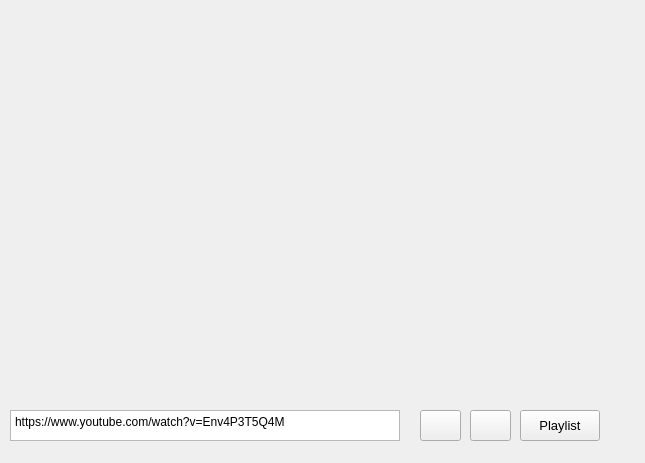
<?xml version="1.0" encoding="UTF-8"?>
<ui version="4.0">
 <class>webview</class>
 <widget class="QWidget" name="webview">
  <property name="geometry">
   <rect>
    <x>0</x>
    <y>0</y>
    <width>645</width>
    <height>463</height>
   </rect>
  </property>
  <property name="windowTitle">
   <string>Form</string>
  </property>
  <widget class="QPlainTextEdit" name="plainTextEdit">
   <property name="geometry">
    <rect>
     <x>10</x>
     <y>410</y>
     <width>390</width>
     <height>31</height>
    </rect>
   </property>
   <property name="plainText">
    <string>https://www.youtube.com/watch?v=Env4P3T5Q4M</string>
   </property>
  </widget>
  <widget class="QPushButton" name="playButton">
   <property name="geometry">
    <rect>
     <x>420</x>
     <y>410</y>
     <width>41</width>
     <height>31</height>
    </rect>
   </property>
   <property name="font">
    <font>
     <pointsize>10</pointsize>
    </font>
   </property>
   <property name="toolTip">
    <string>Play</string>
   </property>
   <property name="text">
    <string/>
   </property>
  </widget>
  <widget class="QPushButton" name="playlistButton">
   <property name="geometry">
    <rect>
     <x>520</x>
     <y>410</y>
     <width>80</width>
     <height>31</height>
    </rect>
   </property>
   <property name="font">
    <font>
     <pointsize>10</pointsize>
    </font>
   </property>
   <property name="toolTip">
    <string>My Playlist</string>
   </property>
   <property name="text">
    <string>Playlist</string>
   </property>
   <property name="flat">
    <bool>false</bool>
   </property>
  </widget>
  <widget class="QPushButton" name="playButton_2">
   <property name="geometry">
    <rect>
     <x>470</x>
     <y>410</y>
     <width>41</width>
     <height>31</height>
    </rect>
   </property>
   <property name="font">
    <font>
     <pointsize>10</pointsize>
    </font>
   </property>
   <property name="toolTip">
    <string>Add to Playlist</string>
   </property>
   <property name="text">
    <string/>
   </property>
  </widget>
 </widget>
 <resources/>
 <connections/>
</ui>
